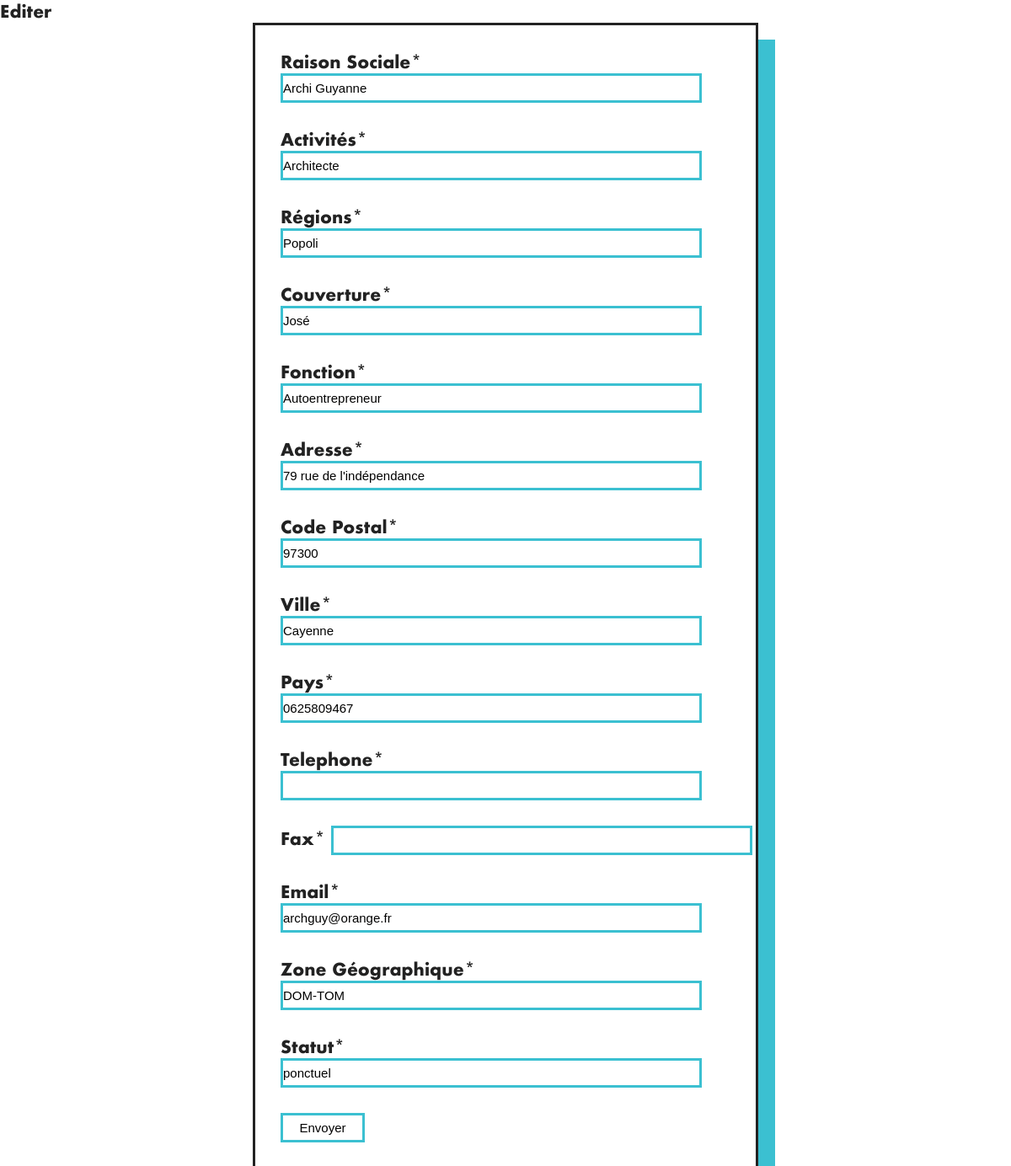
Page /src/Clients/EditClients.php?id=3 (signed in) on the committed database.
### tables this page shows
CREATE TABLE `clients` (
  `id` int(11) NOT NULL,
  `raison_sociale` varchar(30) NOT NULL,
  `activites` varchar(40) NOT NULL,
  `nom` varchar(20) NOT NULL,
  `prenom` varchar(20) NOT NULL,
  `fonction` varchar(40) NOT NULL,
  `adresse` varchar(50) NOT NULL,
  `code_postal` varchar(40) NOT NULL,
  `ville` varchar(20) NOT NULL,
  `pays` varchar(20) NOT NULL,
  `telephone` varchar(20) NOT NULL,
  `fax` varchar(20) NOT NULL,
  `email` varchar(20) NOT NULL,
  `destination` varchar(10) NOT NULL,
  `statut` varchar(10) NOT NULL
);

### src/Class/Connect.php (called while the page is built)
<?php
class Bdd
{
    private static $pdoconnect = null;
    public static function getPdo()
    {
        if (is_null(self::$pdoconnect))
        {
            try
            {
                $pdo_options[PDO::ATTR_ERRMODE] = PDO::ERRMODE_EXCEPTION;
                self::$pdoconnect = new PDO('mysql:dbname=larchitecture;host=localhost','root','root', $pdo_options);
                self::$pdoconnect->exec("SET NAMES UTF8");
            }
            catch(Exception $exception)
            {
                die('Erreur :'.$exception->getMessage());
            }
        }
        return self::$pdoconnect;
    }
}

### src/Class/ClientsDao.php (called while the page is built, shortened)
<?php
require_once "Connect.php";
class ClientsDao
{
    private $pdo;
    public function __construct()
    {
        $this->pdo = Bdd::getPdo();
    }
    public function select($id)
    {
        $sql = "SELECT
	               id,
	               raison_sociale,
	               activites,
	               nom,
	               prenom,
	               fonction,
	               adresse,
	               code_postal,
	               ville,
	               pays,
	               telephone,
	               fax,
	               email,
	               destination,
	               statut
                FROM
	              clients
                WHERE
                id = :id";
        $requete = $this->pdo->prepare($sql);
        $requete->execute([
            'id' => $id
        ]);
        return $requete->fetch();
    }
}

### src/Clients/EditClients.php (the view, shortened to what this page needs)
<?php
require_once "../Class/ClientsDao.php";
$Clts = new ClientsDao();
$row = $Clts->select($_GET['id']);
?>
<!DOCTYPE html>
<html lang="en">
<head>
    <link rel="stylesheet" href="../style/admin.css">
</head>
<body>
<h1>Editer</h1>
<form action="" method="post" id="revue-editer">
    <p>
        <label for="raison_sociale">Raison Sociale<span>*</span></label>
        <input type="text" name="raison_sociale" value="<?= $row['raison_sociale'] ?>" required="required">
    </p>
    <p>
        <label for="activites">Activités<span>*</span></label>
        <input type="text" name="activites" required="required" value="<?= $row['activites'] ?>">
    </p>
    <p>
        <label for="nom">Régions<span>*</span></label>
        <input type="text" name="nom" required="required" value="<?= $row['nom'] ?>">
    </p>
    <p>
        <label for="prenom">Couverture<span>*</span></label>
        <input type="text" name="prenom" required="required" value="<?= $row['prenom'] ?>">
    </p>
    <p>
        <label for="fonction">Fonction<span>*</span></label>
        <input type="text" name="fonction" required="required" value="<?= $row['fonction'] ?>">
    </p>
    <p>
        <label for="adresse">Adresse<span>*</span></label>
        <input type="text" name="adresse" required="required" value="<?= $row['adresse'] ?>">
    </p>
    <p>
        <label for="code_postal">Code Postal<span>*</span></label>
        <input type="text" name="code_postal" required="required" value="<?= $row['code_postal'] ?>">
    </p>
    <p>
        <label for="ville">Ville<span>*</span></label>
        <input type="text" name="ville" required="required" value="<?= $row['ville'] ?>">
    </p>
    <p>
        <label for="pays">Pays<span>*</span></label>
        <input type="text" name="pays" required="required" value="<?= $row['telephone'] ?>">
    </p>
    <p>
        <label for="telephone">Telephone<span>*</span></label>
        <input type="text" name="telephone" required="required">
    </p>
    <p>
        <label for="fax">Fax<span>*</span></label>
        <input type="text" name="fax" required="required" value="<?= $row['fax'] ?>">
    </p>
    <p>
        <label for="email">Email<span>*</span></label>
        <input type="text" name="email" required="required" value="<?= $row['email'] ?>">
    </p>
    <p>
        <label for="destination">Zone Géographique<span>*</span></label>
        <input type="text" name="destination" required="required" value="<?= $row['destination'] ?>">
    </p>
    <p>
        <label for="statut">Statut<span>*</span></label>
        <input type="text" name="statut" required="required" value="<?= $row['statut'] ?>">
    </p>
    <p>
        <input type="submit" id="valider" value="Envoyer">
</form>
</body>
</html>

### src/style/admin.css (style rules this page uses)
* { padding: 0; margin: 0; }
*, *::before, *::after { box-sizing: border-box; }
html { font-size: 62.5%; }
body { font-family: "Futura Bold"; color: #222222; }
#revue-editer { margin: auto; width: 50%; border: 3px solid #222222; box-shadow: 20px 20px 0 0 #3BC0D1; }
#revue-editer p { margin-bottom: 30px; font-size: 2rem; margin: 0 auto 30px 30px; }
#revue-editer p input { height: 35px; width: 500px; border: solid 3px #3bc0d1; font-size: 15px; box-sizing: border-box; background: #fff; }
#revue-editer p:last-of-type input { width: 100px; }

### rows in the picture
clients: raison_sociale "Archi Guyanne", activites "Architecte", nom "Popoli", prenom "José", fonction "Autoentrepreneur", adresse "79 rue de l'indépendance", code_postal "97300", ville "Cayenne", pays "0625809467", email "archguy@orange.fr", destination "DOM-TOM", statut "ponctuel"
